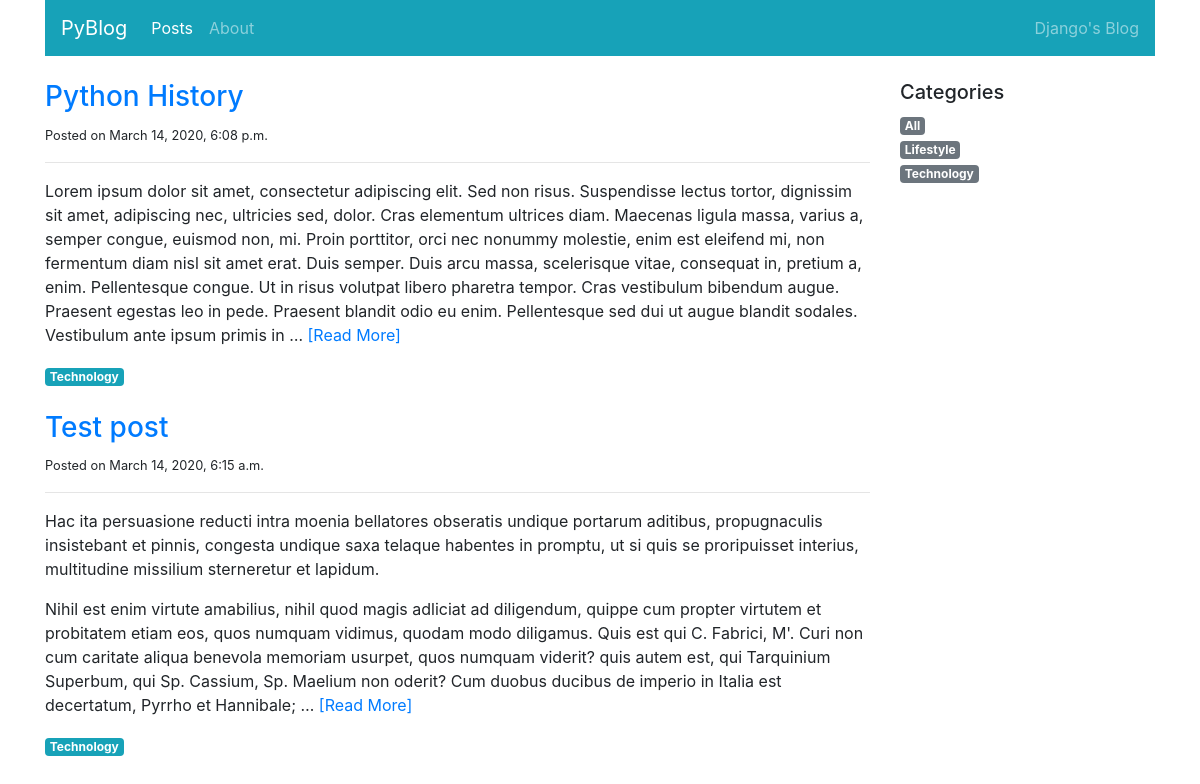
The app's page /blog/posts/Technology/ with its own data.
### blog/models.py (models this page shows, shortened)
class Post(models.Model):
    title = models.CharField(max_length=100)
    category = models.ForeignKey('PostCategory',
                                 null=True,
                                 blank=True,
                                 on_delete=models.DO_NOTHING)
    published = models.BooleanField(default=False)
    text = models.TextField(blank=True)
    created_at = models.DateTimeField(auto_now_add=True)

class PostCategory(models.Model):
    name = models.CharField(max_length=50)
    def slug(self):
        return slugify(self.name)

### blog/views.py (the view)
# urls.py: path('posts/', views.post_list, name='home'),
def post_list(request, category_name=model_helpers.post_category_all.slug()):
    categories = model_helpers.get_categories()
    category, posts = model_helpers.get_category_and_posts(category_name)
    context = {
        'navigation_items': navigation.navigation_items(navigation.NAV_POSTS),
        'category': category,
        'categories': categories,
        'posts': posts,
    }
    return render(request, 'blog/post_list.html', context)

### blog/model_helpers.py (called while the page is built)
def get_category_and_posts(category_name):
    posts = Post.objects.filter(published=True)
    if category_name == post_category_all.slug():
        category = PostCategory(name=category_name)
    else:
        try:
            category = PostCategory.objects.get(name__iexact=category_name)
            posts = posts.filter(category=category)
        except PostCategory.DoesNotExist:
            category = PostCategory(name=category_name)
            posts = Post.objects.none()
    posts = posts.order_by('-created_at')
    return category, posts

def get_categories():
    categories = list(PostCategory.objects.all().order_by('name'))
    categories.insert(0, post_category_all)
    return categories

### blog/navigation.py (called while the page is built)
def navigation_items(selected_item):
    items = []
    for name, url in NAV_ITEMS:
        items.append({
            'name': name,
            'url': url,
            'active': True if selected_item == name else False
        })
    return items

### blog/templates/blog/post_list.html (shortened to what this page needs)
{% extends 'base.html' %}
{% block content %}
<div class="col-sm-9">
    {% for post in posts %}
    <div class="mb-4">
        <h3><a href="{% url 'post-detail' post.pk %}">{{ post.title }}</a></h3>
        <small>Posted on {{ post.created_at }}</small>
        <hr>
        <p class="text-muted">
            {{ post.text|linebreaks|safe|truncatewords:100 }}
            <a href="{% url 'post-detail' post.pk %}">[Read More]</a>
        </p>
        <a href="{% url 'post-list' post.category.slug %}"
           class="badge badge-info">{{ post.category.name|capfirst }}</a>
    </div>
    {% endfor %}
</div>
<div class="col-sm-3">
    <h5>Categories</h5>
    <ul class="list-unstyled">
        {% for cat in categories %}
        <li>
            <a href="{% url 'post-list' cat.slug %}"
               class="badge badge-secondary">{{ cat.name|capfirst }}</a>
        </li>
        {% endfor %}
    </ul>
</div>
{% endblock content %}

### records on screen
Post: title "Python History", created_at "March 14, 2020, 6:08 p.m.", text "Lorem ipsum dolor sit amet, consectetur adipiscing elit. Sed non risus. Suspendisse lectus tortor, dignissim sit amet, adipiscing nec, ultricies sed, dolor. Cras elementum ultrices diam. Maecenas ligula massa, varius a, semper congue, euismod non, mi. Proin porttitor, orci nec nonummy molestie, enim est eleifend mi, non fermentum diam nisl sit amet erat. Duis semper. Duis arcu massa, scelerisque vitae, consequat in, pretium a, enim. Pellentesque congue. Ut in risus volutpat libero pharetra tempor. Cras vestibulum bibendum augue. Praesent egestas leo in pede. Praesent blandit odio eu enim. Pellentesque sed dui ut augue blandit sodales. Vestibulum ante ipsum primis in …", category.name "Technology"
Post: title "Test post", created_at "March 14, 2020, 6:15 a.m.", text "Hac ita persuasione reducti intra moenia bellatores obseratis undique portarum aditibus, propugnaculis insistebant et pinnis, congesta undique saxa telaque habentes in promptu, ut si quis se proripuisset interius, multitudine missilium sterneretur et lapidum. Nihil est enim virtute amabilius, nihil quod magis adliciat ad diligendum, quippe cum propter virtutem et probitatem etiam eos, quos numquam vidimus, quodam modo diligamus. Quis est qui C. Fabrici, M'. Curi non cum caritate aliqua benevola memoriam usurpet, quos numquam viderit? quis autem est, qui Tarquinium Superbum, qui Sp. Cassium, Sp. Maelium non oderit? Cum duobus ducibus de imperio in Italia est decertatum, Pyrrho et Hannibale; …", category.name "Technology"
PostCategory: name "Lifestyle"
PostCategory: name "Technology"

### other values on screen
{{ item.name }} "Posts" "About"
{{ cat.name|capfirst }} "All"
